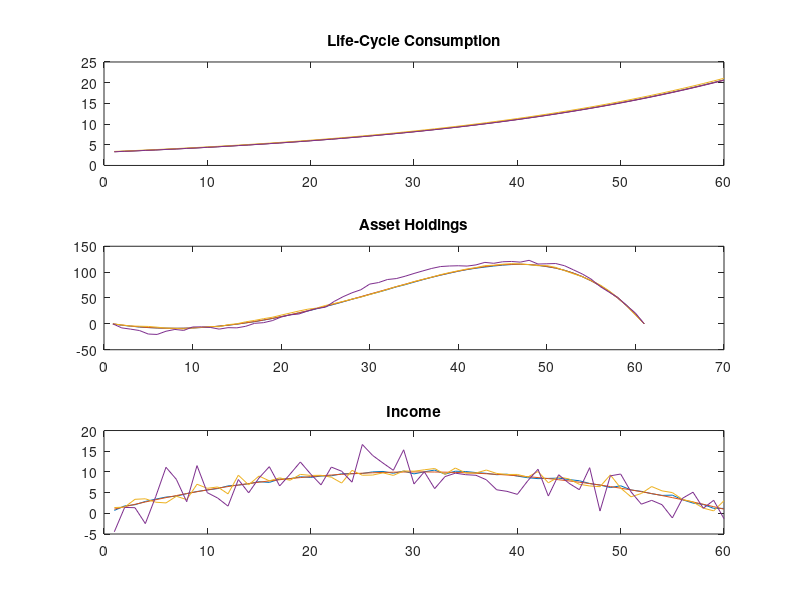

Recreate this plot in MATLAB.
rng('default')
tol = 0.00001;
J = 60;
av = zeros(J+1,4);
cv = zeros(J,4);
R = 1.0525;
b = 0.98;
au = 10;
al = -10;
ev = zeros(60,4);

ev(:,1) = (10-linspace(-3,3,J).^2 + normrnd(0,0.25,1,J))';
ev(:,2) = 10-linspace(-3,3,J).^2;
ev(:,3) = 10-linspace(-3,3,J).^2 + normrnd(0,1,1,J);
ev(:,4) = 10-linspace(-3,3,J).^2 + normrnd(0,3,1,J);

w = 1;

ee = @(c) b * R * c;
bc = @(a,c,e) R * a + w * e - c;
av(J+1,:) = 100;

for i = 1:4
    au = 10;
    al = -10;
    while abs(av(J+1,i)) > tol
        av(2,i) = (au + al)/2;
        cv(1,i) = w * ev(1,i) - av(2,i);
        for j = 2:J
            cv(j,i) = ee(cv(j-1,i));
            av(j+1,i) = bc(av(j,i),cv(j,i),ev(j,i));
        end
        if av(J+1,i) > 0
            au = (av(2,i) + au)/2;
        elseif av(J+1,i) < 0
            al = (av(2,i) + al)/2;
        end
    end    
end

subplot(3,1,1);
plot(cv)
title('Life-Cycle Consumption')

subplot(3,1,2);
plot(av)
title('Asset Holdings')

subplot(3,1,3)
plot(ev)
title('Income')
